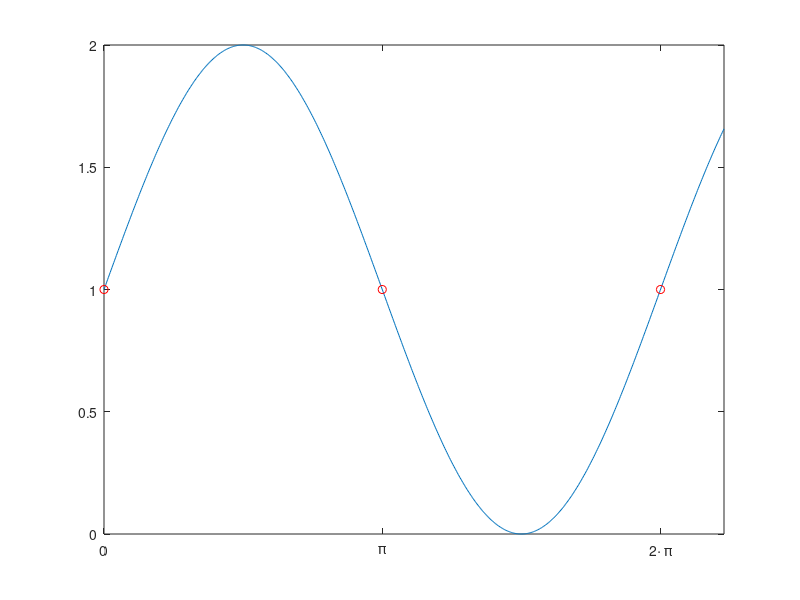

Reproduce this figure in MATLAB.
% %Plot-Demo

x = [0:0.01:7];

y = 1 + sin(x);

plot(x, y);
hold on;
plot(0, 1, 'or');
plot(pi, 1, 'or');
plot(2*pi, 1, 'or');
hold off;

xticks([0, pi, 2*pi]);
xticklabels({'0', '\pi', '2\cdot \pi'});